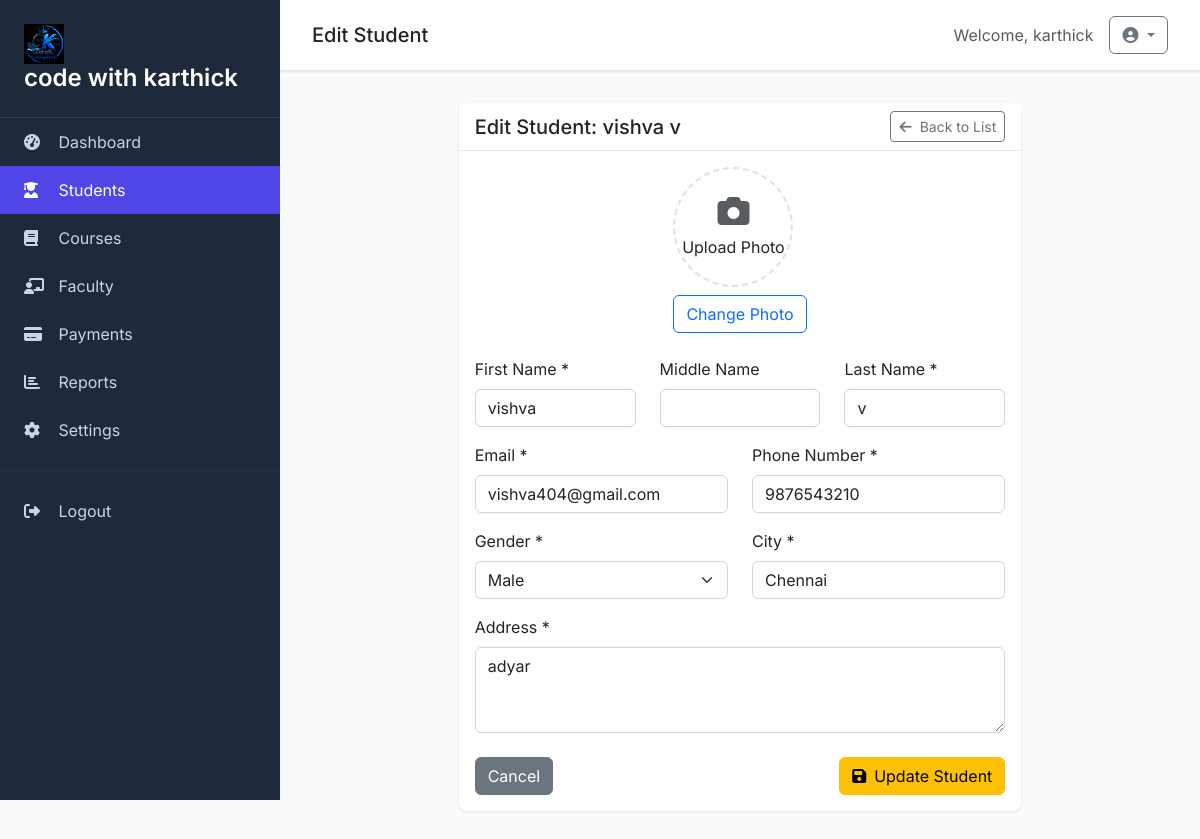
Screenshot of /students/1/update/ (signed in) with the database file from the repository.
### myapp/models.py (models this page shows, shortened)
class SiteSetting(models.Model):
    site_name = models.CharField(max_length=200, default='Student Management System')
    logo = models.ImageField(upload_to='logos/', blank=True, null=True)
    footer_text = models.TextField(blank=True, null=True)
    created_at = models.DateTimeField(auto_now_add=True)
    updated_at = models.DateTimeField(auto_now=True)
    class Meta:
        verbose_name = 'Site Setting'
        verbose_name_plural = 'Site Settings'

class Student(models.Model):
    profile_picture = models.ImageField(upload_to='profile_pics/', blank=True, null=True)
    first_name = models.CharField(max_length=50)
    middle_name = models.CharField(max_length=50, blank=True, null=True)
    last_name = models.CharField(max_length=50)
    email = models.EmailField(unique=True)
    phone_number = models.CharField(max_length=15)
    gender = models.CharField(max_length=10)
    city = models.CharField(max_length=100)
    address = models.TextField()
    courses = models.ManyToManyField(Course, related_name='students', blank=True)
    admission_date = models.DateField(auto_now_add=True)
    total_fee = models.DecimalField(max_digits=10, decimal_places=2, default=0.00)
    paid_fee = models.DecimalField(max_digits=10, decimal_places=2, default=0.00)
    due_fee = models.DecimalField(max_digits=10, decimal_places=2, default=0.00)

### myapp/views.py (the view, shortened to what this page needs)
# urls.py: path('students/<int:pk>/update/', views.student_update, name='student_update'),
@login_required
def student_update(request, pk):
    student = get_object_or_404(Student, pk=pk)
    courses = Course.objects.all()
    settings = SiteSetting.objects.first()
    return render(request, "student/update.html", {
        "student": student,
        "courses": courses,
        "settings": settings
    })

### templates/student/update.html (shortened to what this page needs)
{% extends 'base.html' %}
{% block page_title %}Edit Student{% endblock %}
{% block content %}
<div class="row">
    <div class="col-lg-8 mx-auto">
        <div class="card">
            <div class="card-header d-flex justify-content-between align-items-center">
                <h5 class="mb-0">Edit Student: {{ student.first_name }} {{ student.last_name }}</h5>
                <a href="{% url 'student_list' %}" class="btn btn-outline-secondary btn-sm">
                    <i class="fas fa-arrow-left me-2"></i>Back to List
                </a>
            </div>
            <div class="card-body">
                <form method="post" enctype="multipart/form-data">
                    <div class="row mb-4">
                        <div class="col-12 text-center">
                            <div class="profile-upload">
                                <div class="profile-preview" id="profilePreview">
                                    {% if student.profile_picture %}
                                        <img src="{{ student.profile_picture.url }}" alt="{{ student.first_name }}">
                                    {% else %}
                                        <i class="fas fa-camera fa-2x text-muted"></i>
                                        <p class="mb-0 mt-2">Upload Photo</p>
                                    {% endif %}
                                </div>
                                <button type="button" class="btn btn-outline-primary mt-2" onclick="document.getElementById('profile_picture').click()">
                                    Change Photo
                                </button>
                            </div>
                        </div>
                    </div>
                    <div class="row">
                        <div class="col-md-4 mb-3">
                            <label for="first_name" class="form-label">First Name *</label>
                            <input type="text" class="form-control" id="first_name" name="first_name"
                                   value="{{ student.first_name }}" required>
                        </div>
                        <div class="col-md-4 mb-3">
                            <label for="middle_name" class="form-label">Middle Name</label>
                            <input type="text" class="form-control" id="middle_name" name="middle_name"
                                   value="{{ student.middle_name|default:'' }}">
                        </div>
                        <div class="col-md-4 mb-3">
                            <label for="last_name" class="form-label">Last Name *</label>
                            <input type="text" class="form-control" id="last_name" name="last_name"
                                   value="{{ student.last_name }}" required>
                        </div>
                    </div>
                    <div class="row">
                        <div class="col-md-6 mb-3">
                            <label for="email" class="form-label">Email *</label>
                            <input type="email" class="form-control" id="email" name="email"
                                   value="{{ student.email }}" required>
                        </div>
                        <div class="col-md-6 mb-3">
                            <label for="phone_number" class="form-label">Phone Number *</label>
                            <input type="tel" class="form-control" id="phone_number" name="phone_number"
                                   value="{{ student.phone_number }}" required>
                        </div>
                    </div>
                    <div class="row">
                        <div class="col-md-6 mb-3">
                            <label for="gender" class="form-label">Gender *</label>
                            <select class="form-select" id="gender" name="gender" required>
                                <option value="Male" {% if student.gender == 'Male' %}selected{% endif %}>Male</option>
                            </select>
                        </div>
                        <div class="col-md-6 mb-3">
                            <label for="city" class="form-label">City *</label>
                            <input type="text" class="form-control" id="city" name="city"
                                   value="{{ student.city }}" required>
                        </div>
                    </div>
                    <div class="mb-4">
                        <label for="address" class="form-label">Address *</label>
                        <textarea class="form-control" id="address" name="address" rows="3" required>{{ student.address }}</textarea>
                    </div>
                    <div class="d-flex justify-content-between">
                        <a href="{% url 'student_list' %}" class="btn btn-secondary">Cancel</a>
                        <button type="submit" class="btn btn-warning">
                            <i class="fas fa-save me-2"></i>Update Student
                        </button>
                    </div>
                </form>
            </div>
        </div>
    </div>
</div>
{% endblock %}

### templates/base.html (shortened to what this page needs)
<!DOCTYPE html>
{% load static %}
<html lang="en">
<head>
    <link href="https://cdn.jsdelivr.net/npm/bootstrap@5.3.0/dist/css/bootstrap.min.css" rel="stylesheet">
    <link href="https://cdnjs.cloudflare.com/ajax/libs/font-awesome/6.4.0/css/all.min.css" rel="stylesheet">
</head>
<body>
    <div class="sidebar">
        <div class="sidebar-brand">
            {% if settings.logo %}
                <img src="{{ settings.logo.url }}" alt="Logo" height="40" class="me-2">
            {% endif %}
            <h4>{{ settings.site_name|default:'SMS' }}</h4>
        </div>
        <nav class="nav flex-column">
            <a class="nav-link {% if request.resolver_match.url_name == 'dashboard' %}active{% endif %}" href="{% url 'dashboard' %}">
                <i class="fas fa-tachometer-alt"></i> Dashboard
            </a>
            <a class="nav-link {% if 'student' in request.resolver_match.url_name %}active{% endif %}" href="{% url 'student_list' %}">
                <i class="fas fa-user-graduate"></i> Students
            </a>
            <a class="nav-link {% if 'course' in request.resolver_match.url_name %}active{% endif %}" href="{% url 'course_list' %}">
                <i class="fas fa-book"></i> Courses
            </a>
            <a class="nav-link {% if 'faculty' in request.resolver_match.url_name %}active{% endif %}" href="{% url 'faculty_list' %}">
                <i class="fas fa-chalkboard-teacher"></i> Faculty
            </a>
            <a class="nav-link {% if 'payment' in request.resolver_match.url_name %}active{% endif %}" href="{% url 'payment_list' %}">
                <i class="fas fa-credit-card"></i> Payments
            </a>
            <a class="nav-link {% if request.resolver_match.url_name == 'reports' %}active{% endif %}" href="{% url 'reports' %}">
                <i class="fas fa-chart-bar"></i> Reports
            </a>
            <a class="nav-link {% if request.resolver_match.url_name == 'settings' %}active{% endif %}" href="{% url 'settings' %}">
                <i class="fas fa-cog"></i> Settings
            </a>
            <hr class="my-3" style="border-color: #374151;">
            <a class="nav-link" href="{% url 'logout' %}">
                <i class="fas fa-sign-out-alt"></i> Logout
            </a>
        </nav>
    </div>
    <div class="main-content">
        <div class="topbar d-flex justify-content-between align-items-center">
            <h5 class="mb-0">{% block page_title %}Dashboard{% endblock %}</h5>
            <div class="d-flex align-items-center">
                <span class="text-muted me-3">Welcome, {{ user.get_full_name|default:user.username }}</span>
                <div class="dropdown">
                    <button class="btn btn-outline-secondary dropdown-toggle" type="button" data-bs-toggle="dropdown">
                        <i class="fas fa-user-circle"></i>
                    </button>
                </div>
            </div>
        </div>
        {% block content %}{% endblock %}
    </div>
</body>
</html>

### templates/base.html (style rules this page uses)
:root { --primary-color: #4f46e5; --secondary-color: #6366f1; --success-color: #10b981; --danger-color: #ef4444; --warning-color: #f59e0b; --info-color: #3b82f6; --dark-color: #1f2937; --light-color: #f9fafb; --sidebar-bg: #1e293b; --sidebar-text: #cbd5e1; }
body { font-family: 'Inter', sans-serif; background-color: var(--light-color); }
.sidebar { background: var(--sidebar-bg); min-height: 100vh; position: fixed; top: 0; left: 0; width: 280px; z-index: 1000; transition: all 0.3s ease; }
.sidebar-brand { padding: 1.5rem; border-bottom: 1px solid #374151; }
.sidebar-brand h4 { color: white; margin: 0; font-weight: 600; }
.nav-link { color: var(--sidebar-text) !important; padding: 0.75rem 1.5rem; border-radius: 0; transition: all 0.3s ease; }
.nav-link:hover, .nav-link.active { background: var(--primary-color); color: white !important; }
.nav-link i { width: 20px; margin-right: 10px; }
.main-content { margin-left: 280px; padding: 2rem; }
.topbar { background: white; padding: 1rem 2rem; margin: -2rem -2rem 2rem -2rem; box-shadow: 0 1px 3px rgba(0,0,0,0.1); border-bottom: 1px solid #e5e7eb; }
.card { border: none; box-shadow: 0 1px 3px rgba(0,0,0,0.1); border-radius: 8px; }
.card-header { background: white; border-bottom: 1px solid #e5e7eb; font-weight: 600; }
.form-control, .form-select { border-radius: 6px; border: 1px solid #d1d5db; }

### templates/student/update.html (style rules this page uses)
.profile-upload { display: inline-block; }
.profile-preview { width: 120px; height: 120px; border: 2px dashed #dee2e6; border-radius: 50%; display: flex; flex-direction: column; align-items: center; justify-content: center; cursor: pointer; transition: all 0.3s ease; overflow: hidden; }

### rows the page displays
SiteSetting: logo (picture), site_name "code with karthick"
Student: first_name "vishva", last_name "v", email "vishva404@gmail.com", phone_number "9876543210", gender "Male", city "Chennai", address "adyar"

### other values shown
{{ user.get_full_name|default:user.username }} "karthick"
